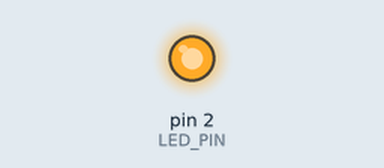
Bench run of a sketch on a simulated Arduino Uno, built with avr-gcc and run on an emulated ATmega328P. Shown: output pins drawn as LEDs (lit = HIGH).

Above: at 0.75 s.
At 10.5 s:
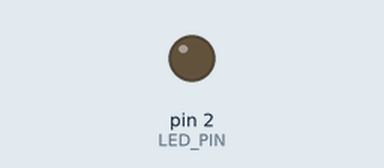
Timing chart, 0 to 26.0 s (numbered marks = the images above):
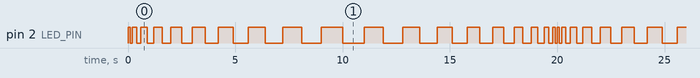

The sketch:

Practica1_jan23a.ino
```cpp
#define LED_PIN 2

void setup() {
  // put your setup code here, to run once:
 pinMode(LED_PIN, OUTPUT);

}

void loop() {
  // put your main code here, to run repeatedly:
  for(int i=100;i<1000;i+=100){
    digitalWrite(LED_PIN, HIGH);
    delay(i);
    digitalWrite(LED_PIN, LOW);
    delay(i);
  }
  for(int i=1000;i>0;i-=100){
    digitalWrite(LED_PIN, HIGH);
    delay(i);
    digitalWrite(LED_PIN, LOW);
    delay(i);
  }
}
```

Measured:
- by itself, pin 2 (LED_PIN): moves between LOW and HIGH, repeating every 20.0 s
- by itself, everything shown: repeats every 20.0 s, in 38 steps
